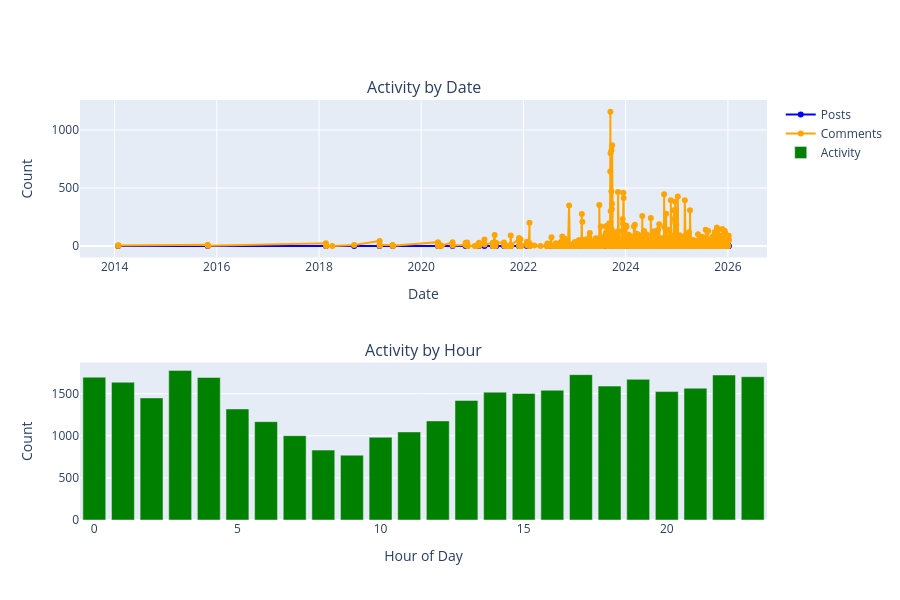

This figure's notebook cell:
### Code cell
# Rozkład aktywności czasowej
df['hour'] = df['timestamp'].dt.hour
df['date'] = df['timestamp'].dt.date

print("=== Posts per day ===")
posts_per_day = df[df['activity_type'] == 'post']['date'].value_counts().sort_index()
print(posts_per_day)

print("\n=== Comments per day ===")
comments_per_day = df[df['activity_type'] == 'comment']['date'].value_counts().sort_index()
print(comments_per_day)

print("\n=== Activity by hour ===")
activity_by_hour = df['hour'].value_counts().sort_index()
print(activity_by_hour)

# Wykresy czasowe
fig = make_subplots(rows=2, cols=1, subplot_titles=('Activity by Date', 'Activity by Hour'),
                     specs=[[{"secondary_y": False}], [{"secondary_y": False}]])

# Posts & Comments per day
fig.add_trace(go.Scatter(x=posts_per_day.index, y=posts_per_day.values, 
                         name='Posts', mode='lines+markers', line=dict(color='blue')), row=1, col=1)
fig.add_trace(go.Scatter(x=comments_per_day.index, y=comments_per_day.values, 
                         name='Comments', mode='lines+markers', line=dict(color='orange')), row=1, col=1)

# Activity by hour
fig.add_trace(go.Bar(x=activity_by_hour.index, y=activity_by_hour.values, 
                     name='Activity', marker=dict(color='green')), row=2, col=1)

fig.update_xaxes(title_text="Date", row=1, col=1)
fig.update_xaxes(title_text="Hour of Day", row=2, col=1)
fig.update_yaxes(title_text="Count", row=1, col=1)
fig.update_yaxes(title_text="Count", row=2, col=1)
fig.update_layout(height=600, hovermode='x unified')
fig.show()

### Figure 1 — Plotly figure (JSON) as saved in the notebook; plotly's stock layout.template omitted (floating-point values rounded to 4 significant figures; data arrays with more than 128 entries replaced by an {"elided": "..."} marker saying what was removed)
{"data": [{"line": {"color": "blue"}, "mode": "lines+markers", "name": "Posts", "type": "scatter", "x": {"elided": "318 str values"}, "xaxis": "x", "y": {"elided": "318 int values"}, "yaxis": "y"}, {"line": {"color": "orange"}, "mode": "lines+markers", "name": "Comments", "type": "scatter", "x": {"elided": "864 str values"}, "xaxis": "x", "y": {"elided": "864 int values"}, "yaxis": "y"}, {"marker": {"color": "green"}, "name": "Activity", "type": "bar", "x": [0, 1, 2, 3, 4, 5, 6, 7, 8, 9, 10, 11, 12, 13, 14, 15, 16, 17, 18, 19, 20, 21, 22, 23], "xaxis": "x2", "y": [1696, 1636, 1450, 1777, 1693, 1319, 1168, 1002, 830, 770, 983, 1046, 1177, 1420, 1518, 1503, 1541, 1726, 1590, 1671, 1525, 1565, 1722, 1702], "yaxis": "y2"}], "layout": {"annotations": [{"font": {"size": 16}, "showarrow": false, "text": "Activity by Date", "x": 0.5, "xanchor": "center", "xref": "paper", "y": 1, "yanchor": "bottom", "yref": "paper"}, {"font": {"size": 16}, "showarrow": false, "text": "Activity by Hour", "x": 0.5, "xanchor": "center", "xref": "paper", "y": 0.375, "yanchor": "bottom", "yref": "paper"}], "height": 600, "hovermode": "x unified", "xaxis": {"anchor": "y", "domain": [0, 1], "title": {"text": "Date"}}, "xaxis2": {"anchor": "y2", "domain": [0, 1], "title": {"text": "Hour of Day"}}, "yaxis": {"anchor": "x", "domain": [0.625, 1], "title": {"text": "Count"}}, "yaxis2": {"anchor": "x2", "domain": [0, 0.375], "title": {"text": "Count"}}}}
